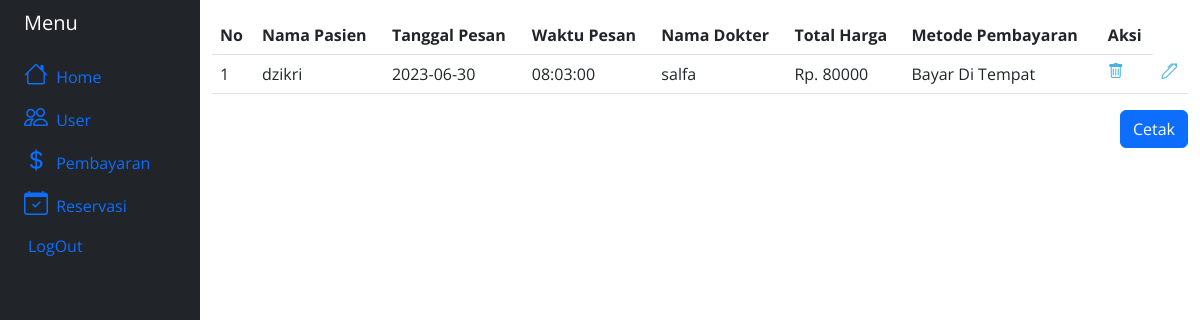
Before: /crudPembayaran.php with the older database file.
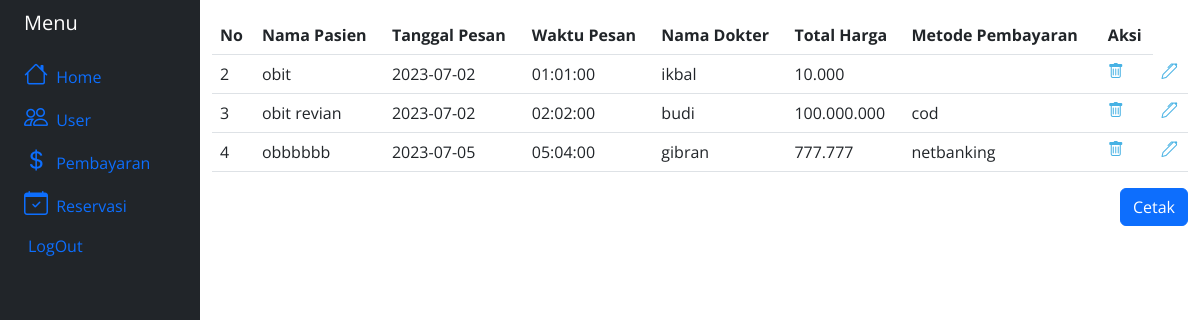
After: the same page with the newer database file.
### tables this page shows
CREATE TABLE `pembayaran` (
  `id` int(10) NOT NULL,
  `nama` varchar(100) NOT NULL,
  `tanggal` date NOT NULL,
  `waktu` time NOT NULL,
  `dokter` varchar(100) NOT NULL,
  `harga` varchar(50) NOT NULL,
  `metode` varchar(100) NOT NULL
);

### crudPembayaran.php (the view, shortened to what this page needs)
<html lang="en">
    <head>
        <link href="assets/vendor/aos/aos.css" rel="stylesheet">
        <link href="assets/vendor/bootstrap/css/bootstrap.min.css" rel="stylesheet">
        <link href="assets/vendor/bootstrap-icons/bootstrap-icons.css" rel="stylesheet">
        <link href="assets/vendor/boxicons/css/boxicons.min.css" rel="stylesheet">
        <link href="assets/vendor/glightbox/css/glightbox.min.css" rel="stylesheet">
        <link href="assets/vendor/remixicon/remixicon.css" rel="stylesheet">
        <link href="assets/vendor/swiper/swiper-bundle.min.css" rel="stylesheet">
        <link href="assets/css/style.css" rel="stylesheet">
    </head>
    <body>
        <div class="container-fluid">
            <div class="row flex-nowrap">
                <div class="col-auto col-md-3 col-xl-2 px-sm-2 px-0 bg-dark">
                    <div class="d-flex flex-column align-items-center align-items-sm-start px-3 pt-2 text-white min-vh-100">
                        <a href="/" class="d-flex align-items-center pb-3 mb-md-0 me-md-auto text-white text-decoration-none">
                            <span class="fs-5 d-none d-sm-inline">Menu</span>
                        </a>
                        <ul class="nav nav-pills flex-column mb-sm-auto mb-0 align-items-center align-items-sm-start" id="menu">
                            <li class="nav-item">
                                <a href="crud.php" class="nav-link align-middle px-0">
                                    <i class="fs-4 bi-house"></i> <span class="ms-1 d-none d-sm-inline">Home</span>
                                </a>
                            </li>
                            <li>
                                <a href="crudUser.php" data-bs-toggle="collapse" class="nav-link px-0 align-middle ">
                                    <i class="fs-4 bi-people"></i> <span class="ms-1 d-none d-sm-inline">User</span> </a>
                            </li>
                            <li>
                                <a href="crudPembayaran.php" data-bs-toggle="collapse" class="nav-link px-0 align-middle">
                                    <i class="fs-4 bi-currency-dollar"></i></i> <span class="ms-1 d-none d-sm-inline">Pembayaran</span> </a>
                            </li>
                            <li>
                                <a href="crudReservasi.php" data-bs-toggle="collapse" class="nav-link px-0 align-middle">
                                    <i class="fs-4 bi-calendar-check"></i></i> <span class="ms-1 d-none d-sm-inline">Reservasi</span> </a>
                            </li>
                            <li>
                                <a href="logout.php" data-bs-toggle="collapse" class="nav-link px-0 align-middle">
                                    </i> <span class="ms-1 d-none d-sm-inline">LogOut</span> </a>
                            </li>
                        </ul>
                    </div>
                </div>
                <div class="col py-3">
                    <table class="table">
                        <tr>
                            <th>No</th>
                            <th>Nama Pasien</th>
                            <th>Tanggal Pesan</th>
                            <th>Waktu Pesan</th>
                            <th>Nama Dokter</th>
                            <th>Total Harga</th>
                            <th>Metode Pembayaran</th>
                            <th>Aksi</th>
                        </tr>
                        <?php
                            include 'koneksi.php';
                            $sql = "SELECT * FROM pembayaran";
                            $result = $conn -> query($sql);
                            while($row = $result -> fetch_assoc()){
                                echo "<tr>
                                    <td>".$row["id"]."</td>
                                    <td>".$row['nama']."</td>
                                    <td>".$row["tanggal"]."</td>
                                    <td>".$row["waktu"]."</td>
                                    <td>".$row["dokter"]."</td>
                                    <td>".$row["harga"]."</td>
                                    <td>".$row["metode"]."</td>
                                    <td><a href='hapusPembayaran.php?id=".$row['id']."'><i class='bi-trash'></i></a></td>
                                    <td><a href='editFormPembayaran.php?id=".$row['id']."'><i class='bi-pen'></i></a></td>
                                </tr>";
                            }
                        ?>
                    </table>
                    <a href="tampilPembayaran.php">
                            <button type="button" class="btn btn-primary float-end">Cetak</button>
                    </a>
                </div>
            </div>
        </div>
    </body>
</html>

### assets/css/style.css (style rules this page uses)
body { font-family: "Open Sans", sans-serif; color: #444444; }
a { color: #47b2e4; text-decoration: none; }

Changed rows visible on the page:
removed pembayaran: id "1", nama "dzikri", tanggal "2023-06-30", waktu "08:03:00", dokter "salfa", harga "Rp. 80000", metode "Bayar Di Tempat"
added pembayaran: id "2", nama "obit", tanggal "2023-07-02", waktu "01:01:00", dokter "ikbal", harga "10.000"
added pembayaran: id "3", nama "obit revian", tanggal "2023-07-02", waktu "02:02:00", dokter "budi", harga "100.000.000", metode "cod"
added pembayaran: id "4", nama "obbbbbb", tanggal "2023-07-05", waktu "05:04:00", dokter "gibran", harga "777.777", metode "netbanking"
